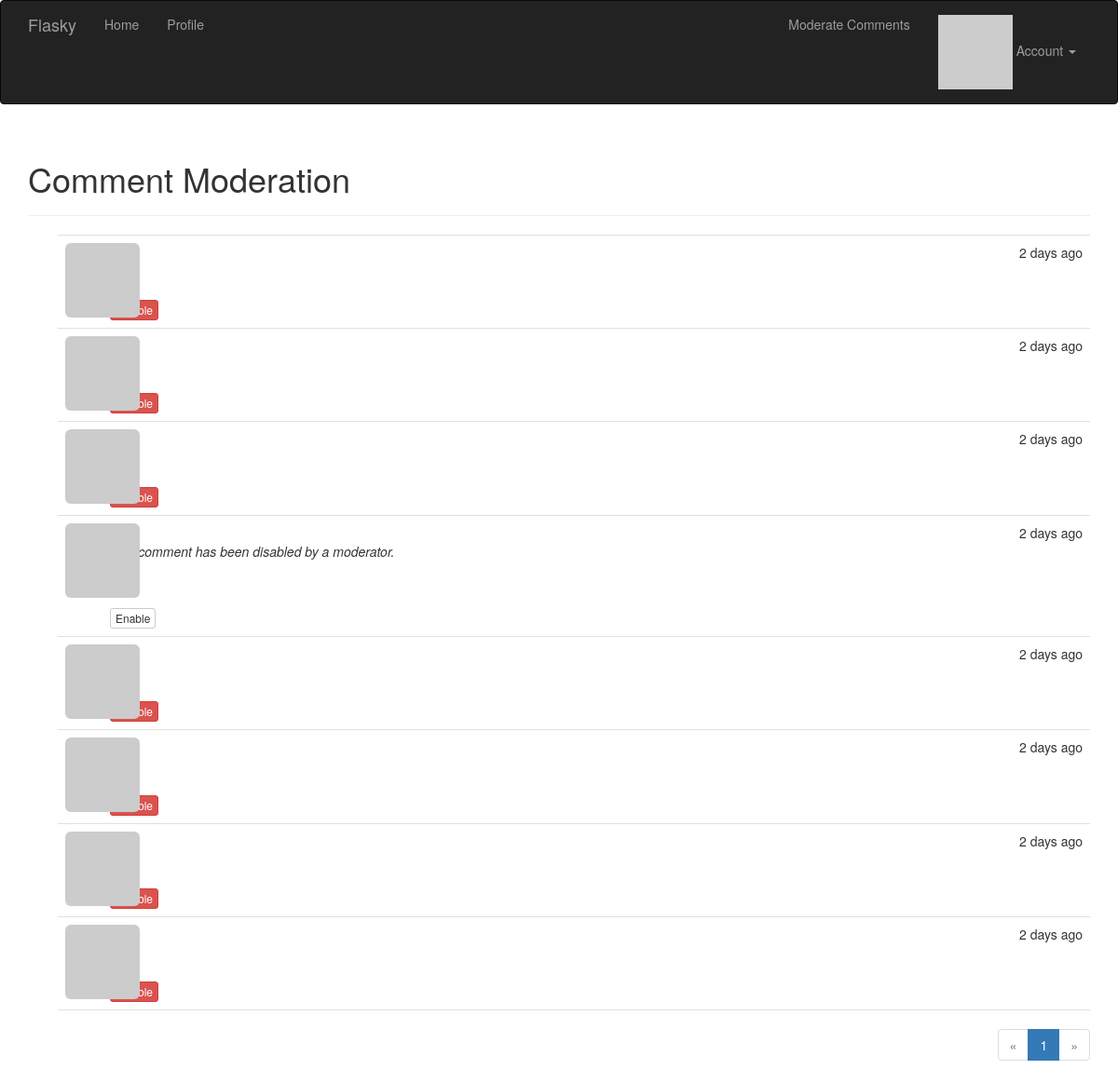
The app's page /moderate (signed in) with its own data.
### app/models.py (models this page shows, shortened)
class Comment(db.Model):
    __tablename__ = 'comments'
    id = db.Column(db.Integer, primary_key=True)
    body = db.Column(db.Text)
    body_html = db.Column(db.Text)
    timestamp = db.Column(db.DateTime, index=True, default=datetime.utcnow)
    disabled = db.Column(db.Boolean)
    author_id = db.Column(db.Integer, db.ForeignKey('users.id'))
    post_id = db.Column(db.Integer, db.ForeignKey('posts.id'))

### app/main/views.py (the view)
@main.route('/moderate')
@login_required
@permission_required(Permission.MODERATE)
def moderate():
    page = request.args.get('page', 1, type=int)
    pagination = Comment.query.order_by(Comment.timestamp.desc()).paginate(
        page, per_page=current_app.config['FLASKY_COMMENTS_PER_PAGE'],
        error_out=False)
    comments = pagination.items
    return render_template('moderate.html', comments=comments,
                           pagination=pagination, page=page)

### app/auth/views.py (called while the page is built)
@auth.before_app_request
def before_request():
    if current_user.is_authenticated:
        current_user.ping()
        if not current_user.confirmed \
                and request.endpoint \
                and request.blueprint != 'auth' \
                and request.endpoint != 'static':
            return redirect(url_for('auth.unconfirmed'))

### app/main/__init__.py (called while the page is built)
@main.app_context_processor
def inject_permissions():
    return dict(Permission=Permission)

### app/models.py (called while the page is built)
@login_manager.user_loader
def load_user(user_id):
    return User.query.get(int(user_id))

    def has_permission(self, perm):
        return self.permissions & perm == perm

    def can(self, perm):
        return self.role is not None and self.role.has_permission(perm)

    def ping(self):
        self.last_seen = datetime.utcnow()
        db.session.add(self)

    def gravatar_hash(self):
        return hashlib.md5(self.email.lower().encode('utf-8')).hexdigest()

    def gravatar(self, size=100, default='identicon', rating='g'):
        url = 'https://secure.gravatar.com/avatar'
        hash = self.avatar_hash or self.gravatar_hash()
        return '{url}/{hash}?s={size}&d={default}&r={rating}'.format(
            url=url, hash=hash, size=size, default=default, rating=rating)

### app/templates/moderate.html (shortened to what this page needs)
{% extends "base.html" %}
{% import "_macros.html" as macros %}
{% block page_content %}
<div class="page-header">
    <h1>Comment Moderation</h1>
</div>
{% set moderate = True %}
{% include '_comments.html' %}
{% if pagination %}
<div class="pagination">
    {{ macros.pagination_widget(pagination, '.moderate') }}
</div>
{% endif %}
{% endblock %}

### app/templates/_comments.html (shortened to what this page needs)
<ul class="comments">
    {% for comment in comments %}
    <li class="comment">
      <div class="comment-thumbnail">
          <a href="{{ url_for('.user', username=comment.author.username) }}">
            <img class="img-rounded profile-thumbnail" src="{{ comment.author.gravatar(size=40) }}">
          </a>
      </div>
      <div class="comment-content">
          <div class="comment-date">{{ moment(comment.timestamp).fromNow() }}</div>
          <div class="comment-author"><a href="{{ url_for('.user', username=comment.author.username) }}">{{ comment.author.username }}</a></div>
          <div class="comment-body">
            {% if comment.disabled %}
            <p><i>This comment has been disabled by a moderator.</i></p>
            {% endif %}
          </div>
          {% if moderate %}
              <br>
              {% if comment.disabled %}
              <a class="btn btn-default btn-xs" href="{{ url_for('.moderate_enable', id=comment.id, page=page) }}">Enable</a>
              {% else %}
              <a class="btn btn-danger btn-xs" href="{{ url_for('.moderate_disable', id=comment.id, page=page) }}">Disable</a>
              {% endif %}
          {% endif %}
      </div>
    </li>
    {% endfor %}
</ul>

### app/static/styles.css (style rules this page uses)
.profile-thumbnail { position: absolute; }
ul.comments { list-style-type: none; padding: 0px; margin: 16px 0px 0px 0px; }
ul.comments li.comment { margin-left: 32px; padding: 8px; border-bottom: 1px solid #e0e0e0; }
ul.comments li.comment:nth-child(1) { border-top: 1px solid #e0e0e0; }
div.comment-date { float: right; }
div.comment-author { font-weight: bold; }
div.comment-thumbnail { position: absolute; }
div.comment-content { margin-left: 48px; min-height: 48px; }
div.pagination { width: 100%; text-align: right; padding: 0px; margin: 0px; }

### records on screen
Comment: timestamp "2 days ago"
Comment: timestamp "2 days ago"
Comment: timestamp "2 days ago"
Comment: timestamp "2 days ago", shows "This comment has been disabled by a moderator."
Comment: timestamp "2 days ago"
Comment: timestamp "2 days ago"
Comment: timestamp "2 days ago"
Comment: timestamp "2 days ago"

### other values on screen
{{ p }} "1"
